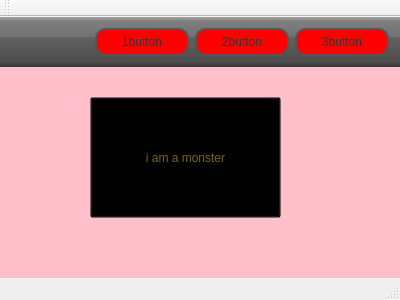
<?xml version="1.0" encoding="UTF-8"?>
<ui version="4.0">
 <class>MainWindow</class>
 <widget class="QMainWindow" name="MainWindow">
  <property name="geometry">
   <rect>
    <x>0</x>
    <y>0</y>
    <width>400</width>
    <height>300</height>
   </rect>
  </property>
  <property name="sizePolicy">
   <sizepolicy hsizetype="Preferred" vsizetype="Fixed">
    <horstretch>0</horstretch>
    <verstretch>0</verstretch>
   </sizepolicy>
  </property>
  <property name="windowTitle">
   <string>MainWindow</string>
  </property>
  <widget class="QWidget" name="centralWidget">
   <property name="styleSheet">
    <string notr="true">#topFrame {
border: none;
background: qlineargradient(x1: 0, y1: 0, x2: 0, y2: 1, stop: 0 #a6a6a6, stop: 0.08 #7f7f7f, stop: 0.39999 #717171, stop: 0.4 #626262, stop: 0.9 #4c4c4c, stop: 1 #333333);
}

#bottomFrame {
border: none;
background: pink;
}

#topFrame QPushButton {
color: #333;
border: 2px solid #555;
border-radius: 11px;
padding: 5px;
background: red;
min-width: 80px;
}

#topFrame QPushButton:hover {
background: yellow;
}

#topframe QPushButton:hover:!pressed {
background: green
}</string>
   </property>
   <layout class="QVBoxLayout" name="verticalLayout">
    <property name="spacing">
     <number>0</number>
    </property>
    <property name="leftMargin">
     <number>0</number>
    </property>
    <property name="topMargin">
     <number>0</number>
    </property>
    <property name="rightMargin">
     <number>0</number>
    </property>
    <property name="bottomMargin">
     <number>0</number>
    </property>
    <item>
     <widget class="QFrame" name="topFrame">
      <property name="sizePolicy">
       <sizepolicy hsizetype="Preferred" vsizetype="Fixed">
        <horstretch>0</horstretch>
        <verstretch>0</verstretch>
       </sizepolicy>
      </property>
      <property name="frameShape">
       <enum>QFrame::StyledPanel</enum>
      </property>
      <property name="frameShadow">
       <enum>QFrame::Raised</enum>
      </property>
      <layout class="QHBoxLayout" name="horizontalLayout">
       <item>
        <spacer name="horizontalSpacer">
         <property name="orientation">
          <enum>Qt::Horizontal</enum>
         </property>
         <property name="sizeHint" stdset="0">
          <size>
           <width>79</width>
           <height>20</height>
          </size>
         </property>
        </spacer>
       </item>
       <item>
        <widget class="QPushButton" name="pushButton">
         <property name="text">
          <string>1button</string>
         </property>
        </widget>
       </item>
       <item>
        <widget class="QPushButton" name="pushButton_2">
         <property name="text">
          <string>2button</string>
         </property>
        </widget>
       </item>
       <item>
        <widget class="QPushButton" name="pushButton_3">
         <property name="text">
          <string>3button</string>
         </property>
        </widget>
       </item>
      </layout>
     </widget>
    </item>
    <item>
     <widget class="QFrame" name="bottomFrame">
      <property name="styleSheet">
       <string notr="true"/>
      </property>
      <property name="frameShape">
       <enum>QFrame::StyledPanel</enum>
      </property>
      <property name="frameShadow">
       <enum>QFrame::Raised</enum>
      </property>
      <widget class="QPushButton" name="monster">
       <property name="geometry">
        <rect>
         <x>90</x>
         <y>30</y>
         <width>191</width>
         <height>121</height>
        </rect>
       </property>
       <property name="styleSheet">
        <string notr="true">#monster {

color : rgba(97%, 80%, 9%, 50%);
background: transparent;
background-image: url(:/images/shape2.png);

}</string>
       </property>
       <property name="text">
        <string>i am a monster</string>
       </property>
      </widget>
     </widget>
    </item>
   </layout>
  </widget>
  <widget class="QMenuBar" name="menuBar">
   <property name="geometry">
    <rect>
     <x>0</x>
     <y>0</y>
     <width>400</width>
     <height>21</height>
    </rect>
   </property>
  </widget>
  <widget class="QToolBar" name="mainToolBar">
   <attribute name="toolBarArea">
    <enum>TopToolBarArea</enum>
   </attribute>
   <attribute name="toolBarBreak">
    <bool>false</bool>
   </attribute>
  </widget>
  <widget class="QStatusBar" name="statusBar"/>
 </widget>
 <layoutdefault spacing="6" margin="11"/>
 <resources/>
 <connections/>
</ui>
